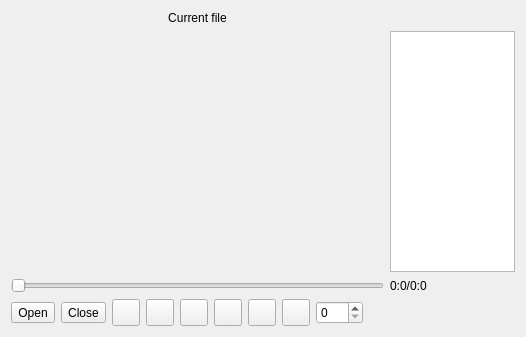
<?xml version="1.0" encoding="UTF-8"?>
<ui version="4.0">
 <class>Player</class>
 <widget class="QWidget" name="Player">
  <property name="geometry">
   <rect>
    <x>0</x>
    <y>0</y>
    <width>526</width>
    <height>337</height>
   </rect>
  </property>
  <property name="windowTitle">
   <string>Player</string>
  </property>
  <layout class="QGridLayout" name="gridLayout">
   <item row="1" column="0" colspan="10">
    <widget class="QWidget" name="widget" native="true">
     <property name="minimumSize">
      <size>
       <width>320</width>
       <height>240</height>
      </size>
     </property>
    </widget>
   </item>
   <item row="1" column="10">
    <widget class="QTableView" name="tableView">
     <property name="minimumSize">
      <size>
       <width>100</width>
       <height>0</height>
      </size>
     </property>
     <property name="maximumSize">
      <size>
       <width>150</width>
       <height>16777215</height>
      </size>
     </property>
     <property name="baseSize">
      <size>
       <width>0</width>
       <height>0</height>
      </size>
     </property>
    </widget>
   </item>
   <item row="2" column="10">
    <widget class="QLabel" name="time">
     <property name="text">
      <string>0:0/0:0</string>
     </property>
    </widget>
   </item>
   <item row="3" column="0">
    <widget class="QToolButton" name="add_but">
     <property name="styleSheet">
      <string notr="true"/>
     </property>
     <property name="text">
      <string>Open</string>
     </property>
     <property name="iconSize">
      <size>
       <width>20</width>
       <height>20</height>
      </size>
     </property>
    </widget>
   </item>
   <item row="3" column="1">
    <widget class="QToolButton" name="del_but">
     <property name="styleSheet">
      <string notr="true"/>
     </property>
     <property name="text">
      <string>Close</string>
     </property>
     <property name="iconSize">
      <size>
       <width>20</width>
       <height>20</height>
      </size>
     </property>
    </widget>
   </item>
   <item row="3" column="2">
    <widget class="QToolButton" name="previous_but">
     <property name="styleSheet">
      <string notr="true"/>
     </property>
     <property name="text">
      <string/>
     </property>
     <property name="iconSize">
      <size>
       <width>20</width>
       <height>20</height>
      </size>
     </property>
    </widget>
   </item>
   <item row="3" column="3">
    <widget class="QToolButton" name="play_but">
     <property name="styleSheet">
      <string notr="true"/>
     </property>
     <property name="text">
      <string/>
     </property>
     <property name="iconSize">
      <size>
       <width>20</width>
       <height>20</height>
      </size>
     </property>
    </widget>
   </item>
   <item row="3" column="4">
    <widget class="QToolButton" name="pause_but">
     <property name="styleSheet">
      <string notr="true"/>
     </property>
     <property name="text">
      <string/>
     </property>
     <property name="iconSize">
      <size>
       <width>20</width>
       <height>20</height>
      </size>
     </property>
    </widget>
   </item>
   <item row="3" column="5">
    <widget class="QToolButton" name="stop_but">
     <property name="styleSheet">
      <string notr="true"/>
     </property>
     <property name="text">
      <string/>
     </property>
     <property name="iconSize">
      <size>
       <width>20</width>
       <height>20</height>
      </size>
     </property>
    </widget>
   </item>
   <item row="3" column="6">
    <widget class="QToolButton" name="next_but">
     <property name="styleSheet">
      <string notr="true"/>
     </property>
     <property name="text">
      <string/>
     </property>
     <property name="iconSize">
      <size>
       <width>20</width>
       <height>20</height>
      </size>
     </property>
    </widget>
   </item>
   <item row="3" column="7">
    <widget class="QToolButton" name="sound">
     <property name="styleSheet">
      <string notr="true"/>
     </property>
     <property name="text">
      <string/>
     </property>
     <property name="iconSize">
      <size>
       <width>20</width>
       <height>20</height>
      </size>
     </property>
    </widget>
   </item>
   <item row="3" column="8">
    <widget class="QSpinBox" name="spinBox">
     <property name="maximum">
      <number>100</number>
     </property>
    </widget>
   </item>
   <item row="3" column="9">
    <spacer name="horizontalSpacer">
     <property name="orientation">
      <enum>Qt::Horizontal</enum>
     </property>
     <property name="sizeHint" stdset="0">
      <size>
       <width>40</width>
       <height>20</height>
      </size>
     </property>
    </spacer>
   </item>
   <item row="2" column="0" colspan="10">
    <widget class="QSlider" name="timeSlider">
     <property name="orientation">
      <enum>Qt::Horizontal</enum>
     </property>
    </widget>
   </item>
   <item row="0" column="0" colspan="10">
    <widget class="QLabel" name="currentTrack">
     <property name="text">
      <string>Current file</string>
     </property>
     <property name="alignment">
      <set>Qt::AlignCenter</set>
     </property>
    </widget>
   </item>
  </layout>
 </widget>
 <resources/>
 <connections/>
</ui>
